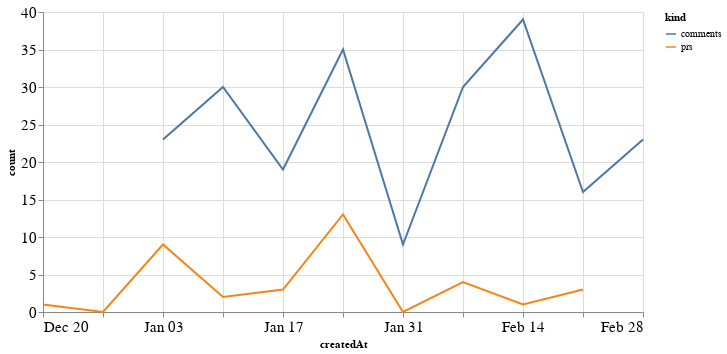

Source (notebook cell):
### Code cell
alt.Chart(total_time, width=600).mark_line().encode(
    x='createdAt',
    y='count',
    color='kind'
)

### Figure 1 — Vega-Lite specification as saved in the notebook (floating-point values rounded to 4 significant figures)
{"config": {"axisLeft": {"labelFontSize": 15}, "axisBottom": {"labelFontSize": 15}}, "data": {"name": "data-9669660b529ae4488e280d2dd6b0ee7c"}, "mark": "line", "encoding": {"color": {"type": "nominal", "field": "kind"}, "x": {"type": "temporal", "field": "createdAt"}, "y": {"type": "quantitative", "field": "count"}}, "width": 600, "$schema": "https://vega.github.io/schema/vega-lite/v4.8.1.json", "datasets": {"data-9669660b529ae4488e280d2dd6b0ee7c": [{"createdAt": "2020-12-20T00:00:00", "kind": "prs", "count": 1.0}, {"createdAt": "2020-12-27T00:00:00", "kind": "prs", "count": 0.0}, {"createdAt": "2021-01-03T00:00:00", "kind": "prs", "count": 9.0}, {"createdAt": "2021-01-10T00:00:00", "kind": "prs", "count": 2.0}, {"createdAt": "2021-01-17T00:00:00", "kind": "prs", "count": 3.0}, {"createdAt": "2021-01-24T00:00:00", "kind": "prs", "count": 13.0}, {"createdAt": "2021-01-31T00:00:00", "kind": "prs", "count": 0.0}, {"createdAt": "2021-02-07T00:00:00", "kind": "prs", "count": 4.0}, {"createdAt": "2021-02-14T00:00:00", "kind": "prs", "count": 1.0}, {"createdAt": "2021-02-21T00:00:00", "kind": "prs", "count": 3.0}, {"createdAt": "2021-02-28T00:00:00", "kind": "prs", "count": null}, {"createdAt": "2020-12-20T00:00:00", "kind": "comments", "count": null}, {"createdAt": "2020-12-27T00:00:00", "kind": "comments", "count": null}, {"createdAt": "2021-01-03T00:00:00", "kind": "comments", "count": 23.0}, {"createdAt": "2021-01-10T00:00:00", "kind": "comments", "count": 30.0}, {"createdAt": "2021-01-17T00:00:00", "kind": "comments", "count": 19.0}, {"createdAt": "2021-01-24T00:00:00", "kind": "comments", "count": 35.0}, {"createdAt": "2021-01-31T00:00:00", "kind": "comments", "count": 9.0}, {"createdAt": "2021-02-07T00:00:00", "kind": "comments", "count": 30.0}, {"createdAt": "2021-02-14T00:00:00", "kind": "comments", "count": 39.0}, {"createdAt": "2021-02-21T00:00:00", "kind": "comments", "count": 16.0}, {"createdAt": "2021-02-28T00:00:00", "kind": "comments", "count": 23.0}]}}
